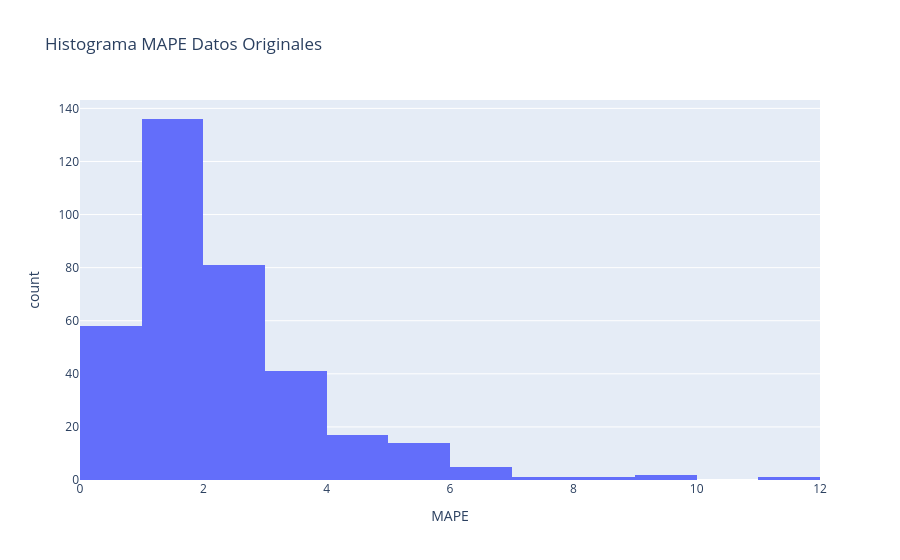

Write notebook code for a chart like this one.
### Markdown cell above
## Histogramas MAPES

### Code cell
fig = px.histogram(df_est_result, x="MAPE", nbins=12, title="Histograma MAPE Datos Originales")
fig.show()

### Figure 1 — Plotly figure (JSON) as saved in the notebook; plotly's stock layout.template omitted (floating-point values rounded to 4 significant figures; data arrays with more than 128 entries replaced by an {"elided": "..."} marker saying what was removed)
{"data": [{"alignmentgroup": "True", "bingroup": "x", "hovertemplate": "MAPE=%{x}<br>count=%{y}<extra></extra>", "legendgroup": "", "marker": {"color": "#636efa", "pattern": {"shape": ""}}, "name": "", "nbinsx": 12, "offsetgroup": "", "orientation": "v", "showlegend": false, "type": "histogram", "x": {"elided": "357 float values"}, "xaxis": "x", "yaxis": "y"}], "layout": {"barmode": "relative", "legend": {"tracegroupgap": 0}, "title": {"text": "Histograma MAPE Datos Originales"}, "xaxis": {"anchor": "y", "domain": [0, 1], "title": {"text": "MAPE"}}, "yaxis": {"anchor": "x", "domain": [0, 1], "title": {"text": "count"}}}}
